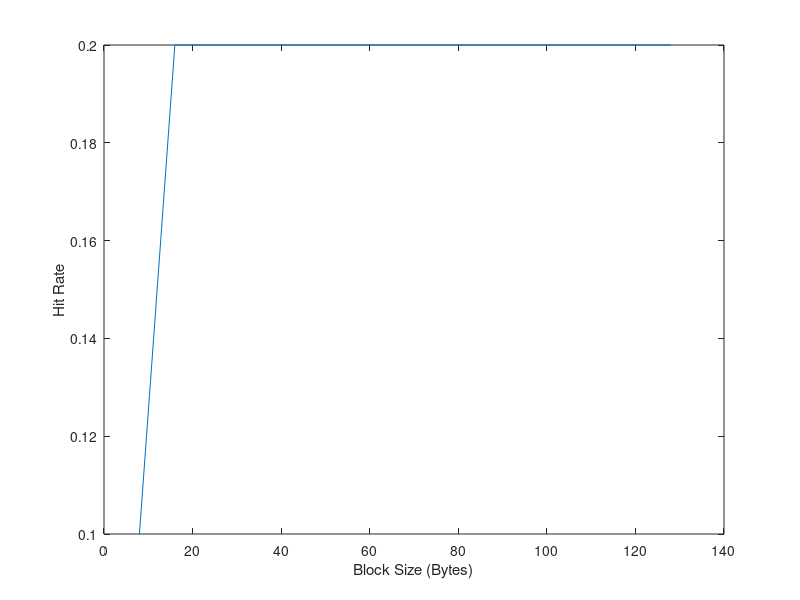

Source code (MATLAB):
% Use the associative.trace data to generate a plot
% which illustrates the effect of associativity on hit
% rate (going up as we move towards FA)
% Hold the other variables constant

clear; clc; clf

%Use cache size 1024, block size 8 and WT

x = [8, 16, 32, 128]
y = [0.1, 0.2, 0.2, 0.2]
plot(x, y)
xlabel('Block Size (Bytes)')
ylabel('Hit Rate')

% neworder = {
%     'DM'            [0.16]
%     '2W'            [0.31]
%     '4W'            [0.56]
%     'FA'            [0.75]}
% 
% plot([neworder{:,2}])
% set(gca,'xticklabel',neworder(:,1))

% x = ['D', '2', '4', 'F']
% y = [0.16, 0.31, 0.56, 0.75]
% 
% plot(y)
% set(gca,'xticklabel',x.')
